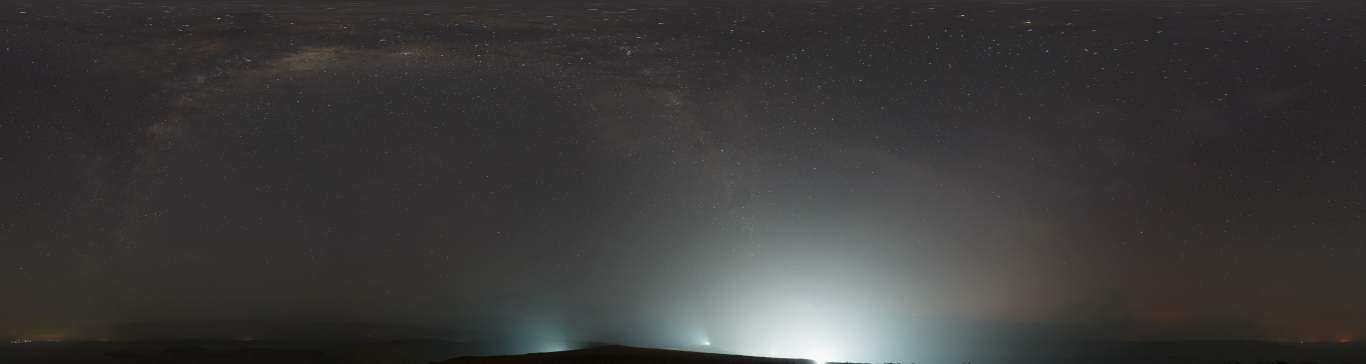
#> input picture source/blender/assets/yas_night/sky_night_4k.webp, 4096 x 1092 px (shown at 1/3 size)
$ python marina_sky.py ../blender/assets/yas_night/sky_night_2k.webp ../blender/assets/yas_night/sky_night_4k.webp ../blender/assets/yas_night/sky_night_4k.webp
#> lines starting #> are read from the running program, lines starting #| are printed output that depends on the picture; after the words box and inside, x2 and y2 are one past the last pixel; in counts of white or black regions, pixels touching at a corner belong together; long printed decimals are rounded
# -*- coding: utf-8 -*-
"""Ciel de nuit de Marina Bay : sky.json + sky_4k.webp + sky_2k.webp au format de source/game/src/render/skydome.ts.

Base : un vrai ciel nocturne HDRI libre de droits (Poly Haven « Moonless Golf », CC0, exemple de three.js : Voie lactée et dégradé de pollution
lumineuse), dont on garde l'hémisphère supérieur ; la ligne d'horizon (arbres, lampes du golf) est remplacée par le halo de la ville.
Étoiles nettes ajoutées en 4096 px (le HDRI ne fait que 1024 px). Sans fichier HDRI (hors ligne) : ciel entièrement procédural.
Encodage (comme tools/make_sky.py) : e = x/(1+x), x = L/scale ; le jeu décode L = e/(1-e)·scale·intensité. La lune est le disque analytique du
dôme (même direction que la lumière directionnelle du jeu).
"""
import json, math, os
import numpy as np
import cv2
from PIL import Image

W_OUT = 4096                       # largeur de l'équirectangulaire ; hauteur complète = W/2 ; on garde l'hémisphère haut + 6° sous l'horizon
H_FULL = W_OUT // 2
ROWS = int(H_FULL / 2 + H_FULL * 6 / 180)      # 1092
SCALE = 0.02                       # radiance maximale décodable ≈ 0,996/0,004 × SCALE ≈ 5
K_HDR = 0.08                       # HDRI (unités brutes) → radiance de nuit
MOON_ELEV = 55.0                   # élévation de la lune (= de la lumière directionnelle), degrés
MOON_U = 0.30


def read_hdr(path):
    im = cv2.imread(path, cv2.IMREAD_ANYDEPTH | cv2.IMREAD_COLOR)
    if im is None:
        raise ValueError('HDRI illisible : ' + path)
    return im[..., ::-1].astype(np.float32)


def elev_of_rows(n):
    return 90.0 - (np.arange(n) + 0.5) / H_FULL * 180.0


def procedural_base(rng):
    """ciel de nuit sans photo : dégradé bleu nuit, bande de Voie lactée floue (hémisphère haut), unités du HDRI brut"""
    H, W = 273, 1024
    el = 90 - (np.arange(H) + 0.5) / 512 * 180
    u = (np.arange(W) + 0.5) / W
    E, U = np.meshgrid(el, u, indexing='ij')
    L = 0.05 + 0.12 * np.exp(-np.maximum(E, 0) / 25.0)
    band = np.exp(-((E - 35 * np.sin(2 * np.pi * U * 1.0 + 0.8)) / 14.0) ** 2)
    L = L + 0.05 * band * (0.6 + 0.4 * rng.random((H, W)))
    rgb = np.stack([L * 0.78, L * 0.9, L * 1.25], -1).astype(np.float32)
    return rgb


def wrap_blur(a, sigma):
    """flou gaussien le long de l'azimut (axe 0), bouclé"""
    n = len(a)
    w = np.concatenate([a, a, a])
    w = cv2.GaussianBlur(w.reshape(len(w), 1, -1).astype(np.float32), (1, 0), sigmaX=0.01, sigmaY=sigma).reshape(len(w), -1)
    return w[n:2 * n]


def horizon_glow(base, el_rows, rng):
    """remplace les rangées basses (arbres jusqu'à ~14°, lampes du golf) par le halo de la ville : on prolonge le ciel propre
    (16-20°) vers l'horizon en gardant la variation d'azimut du HDRI, teinte chaude près de l'horizon"""
    H, W, _ = base.shape
    sel = (el_rows >= 16.5) & (el_rows <= 20.0)
    anchor = wrap_blur(base[sel].mean(0), W * 0.02)                      # (W, 3)
    g = np.maximum(el_rows, 0.0)
    f = np.exp((18.0 - g) / 10.0)                                        # ×6 à l'horizon
    syn = anchor[None, :, :] * f[:, None, None]
    lumv = np.array([0.2126, 0.7152, 0.0722], np.float32)
    warm = np.array([1.0, 0.74, 0.46], np.float32)
    w = np.exp(-g / 9.0)[:, None, None]
    lum = (syn @ lumv)[..., None]
    syn = syn * (1 - 0.6 * w) + lum * warm[None, None, :] / float(warm @ lumv) * 0.6 * w
    syn = syn * np.where(el_rows < 0, np.clip(1 + el_rows / 10.0, 0.3, 1.0), 1.0)[:, None, None]
    t = np.clip((el_rows - 17.0) / 6.0, 0, 1)[:, None, None]
    t = t * t * (3 - 2 * t)
    return syn * (1 - t) + base * t


def add_stars(L, rng, el_rows):
    """étoiles nettes (PSF gaussienne ~0,8 px), couleur selon la température, éteintes vers l'horizon et par le halo de la ville"""
    H, W, _ = L.shape
    n = 9000
    el = np.degrees(np.arcsin(rng.random(n)))                            # uniforme en angle solide sur l'hémisphère haut
    az = rng.random(n)
    mag = np.clip(5.6 + np.log10(rng.random(n) + 1e-9) / 0.45, -1.0, 5.6)
    flux = 10 ** (-0.4 * mag)                                           # 1 pour la magnitude 0
    vis = np.clip((el - 2.0) / 28.0, 0, 1) ** 1.2
    # limite de visibilité : la pollution lumineuse masque les étoiles faibles (magnitude limite 3,6 au zénith → 1,5 près de l'horizon)
    mag_lim = 1.5 + 2.1 * vis
    keep = (mag < mag_lim) & (el > 1.0)
    el, az, flux, mag = el[keep], az[keep], flux[keep], mag[keep]
    temp = rng.random(len(el))
    col = np.stack([0.75 + 0.25 * temp, 0.85 + 0.0 * temp, 1.0 - 0.35 * temp], 1).astype(np.float32)
    rows = (90 - el) / 180 * H_FULL; cols = az * W
    amp = flux * 2.0                                                     # radiance de crête (unités finales, avant échelle)
    out = L.copy()
    sig = 0.8
    for r0, c0, a, cl, m, e0 in zip(rows, cols, amp, col, mag, el):
        if r0 >= H - 2:
            continue
        stretch = 1.0 / max(math.cos(math.radians(e0)), 0.18)           # étirement équirectangulaire près du zénith
        sx = sig * stretch
        rad = int(min(10, math.ceil(3 * sx)))
        r_i, c_i = int(r0), int(c0)
        rr = np.arange(max(0, r_i - 3), min(H, r_i + 4)); cc = np.arange(c_i - rad, c_i + rad + 1)
        g = np.exp(-(((rr[:, None] + 0.5 - r0) / sig) ** 2 + ((cc[None, :] + 0.5 - c0) / sx) ** 2) / 2)
        cwrap = cc % W
        out[rr[:, None], cwrap[None, :], :] += (a * g)[:, :, None] * cl[None, None, :]
        if m < 1.6:                                                      # halo des plus brillantes
            rr2 = np.arange(max(0, r_i - 6), min(H, r_i + 7)); rad2 = int(min(16, math.ceil(6 * stretch)))
            cc2 = np.arange(c_i - rad2, c_i + rad2 + 1)
            g2 = np.exp(-(((rr2[:, None] + 0.5 - r0) / 2.2) ** 2 + ((cc2[None, :] + 0.5 - c0) / (2.2 * stretch)) ** 2) / 2)
            out[rr2[:, None], (cc2 % W)[None, :], :] += (a * 0.10 * g2)[:, :, None] * cl[None, None, :]
    return out


def build_sky(outdir, hdr_path=None, log=print, seed=11, preview=None):
#> called with seed = 11
    rng = np.random.default_rng(seed)
    os.makedirs(outdir, exist_ok=True)
    src = 'procédural'
    base = None
    if hdr_path and os.path.isfile(hdr_path):
        try:
            hdr = read_hdr(hdr_path)
#> in read_hdr, im is the input picture: shape (1092, 4096, 3); mean B, G, R 57.6, 58.1, 59.3
            Hh, Wh, _ = hdr.shape
#> Hh = 1092; Wh = 4096
            rows = int(Hh / 2 + Hh * 6 / 180)
#> rows = 582
            crop = hdr[:rows]
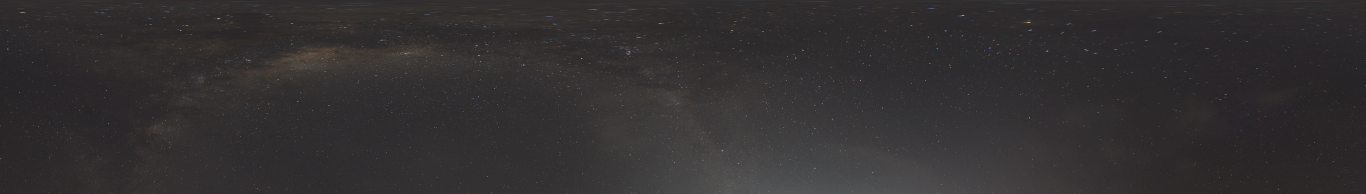
#> crop: shape (582, 4096, 3) float32 (shown at 1/3 size); mean R, G, B 50.7, 48.1, 48.9
            base = crop; src = 'Poly Haven moonless_golf (CC0) + étoiles procédurales'
            log('HDRI de nuit lu : %dx%d' % (Wh, Hh))
#| HDRI de nuit lu : 4096x1092
        except Exception as e:                                           # noqa: BLE001
            log('HDRI illisible (%s) : ciel procédural' % e)
    if base is None:
        base = procedural_base(rng)
    # ramener la base à la grille de sortie (4096 × ROWS) : agrandissement bicubique, lampes écrêtées
    base = np.minimum(base, 1.5)
#> base: shape (582, 4096, 3) float32; every value is 1.5
    L = cv2.resize(base, (W_OUT, ROWS), interpolation=cv2.INTER_CUBIC)
    L = np.maximum(L, 0)
    L = cv2.GaussianBlur(L, (0, 0), sigmaX=1.2)
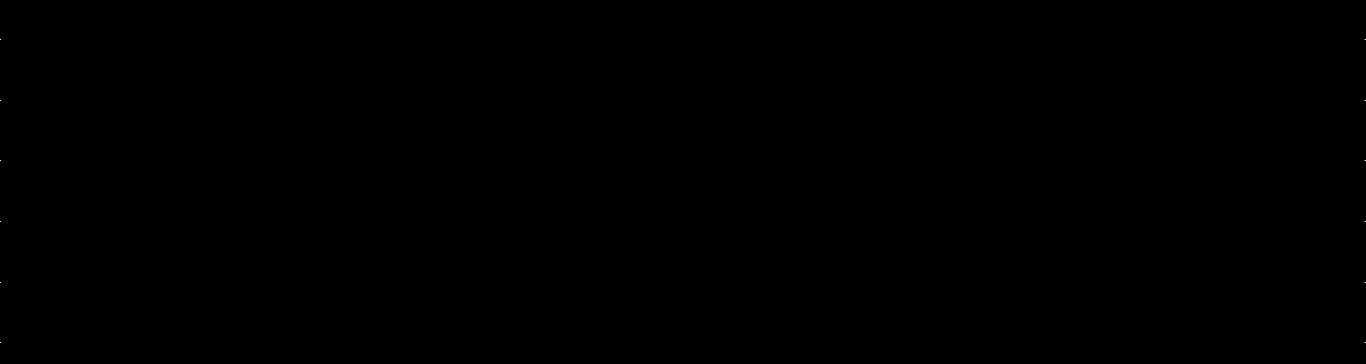
#> L: shape (1092, 4096, 3) float32 (shown at 1/3 size); values 1.5 (black) and 1.5 (white), 0% white in thin lines or dots, all inside (x1, y1, x2, y2) = (0, 118, 4096, 1029)
    el_rows = elev_of_rows(ROWS)
    L = horizon_glow(L, el_rows, rng)
#> in wrap_blur, `n = len(a)`: n = 4096
#> in horizon_glow, `syn = syn * np.where(el_rows < 0, np.clip(1 + el_rows / 10.0, 0.3, 1.0..`:
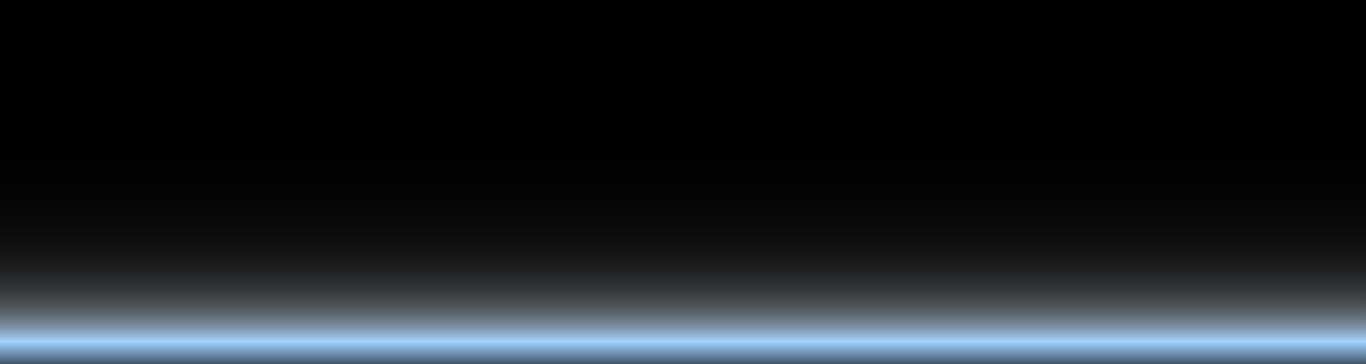
#> syn: shape (1092, 4096, 3) float64 (shown at 1/3 size); mean of channels 0, 1, 2 1.49, 1.32, 1.14; drawn with min black and max white
#> in horizon_glow, `return syn * (1 - t) + base * t`:
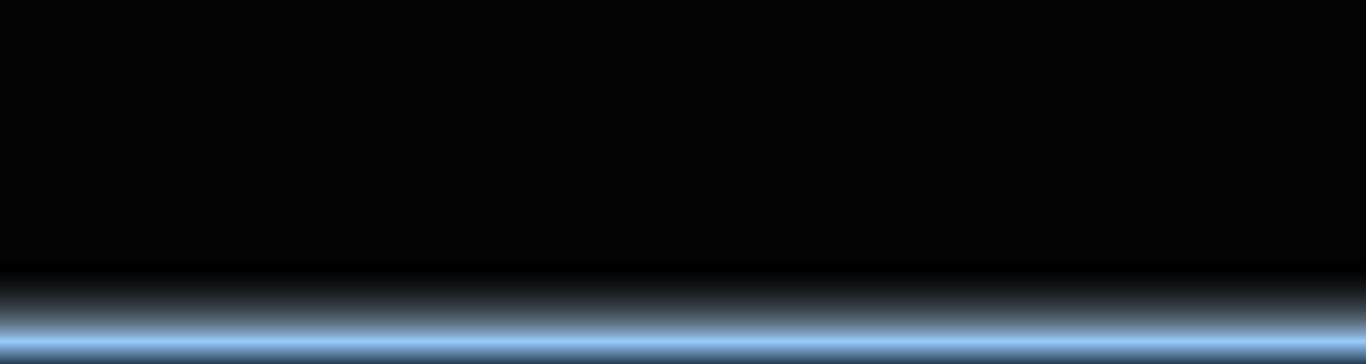
#> returned value: shape (1092, 4096, 3) float64 (shown at 1/3 size); mean of channels 0, 1, 2 2.45, 2.28, 2.1; drawn with min black and max white
    L = L * K_HDR
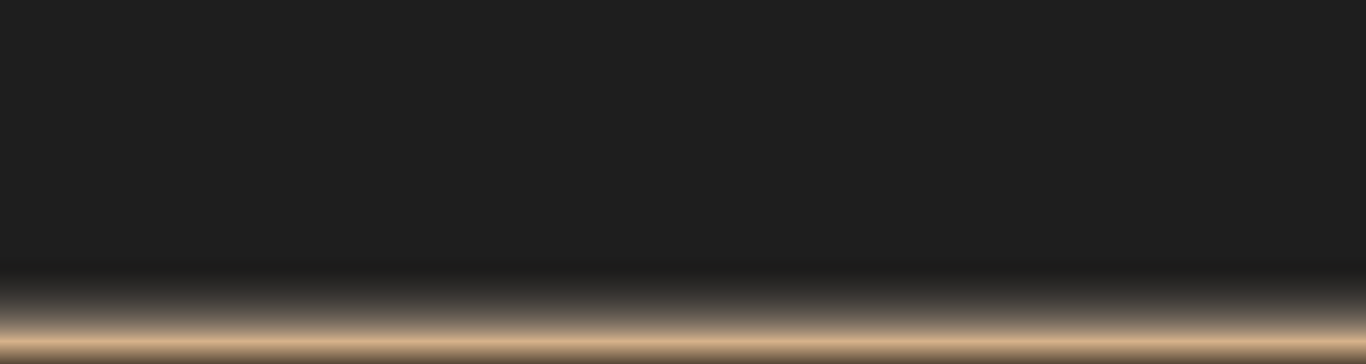
#> L: shape (1092, 4096, 3) float64 (shown at 1/3 size); mean R, G, B 0.196, 0.183, 0.168
    L = add_stars(L, rng, el_rows)
#> after the loop in add_stars, `for r0, c0, a, cl, m, e0 in zip(rows, cols, amp, col, mag, el):`:
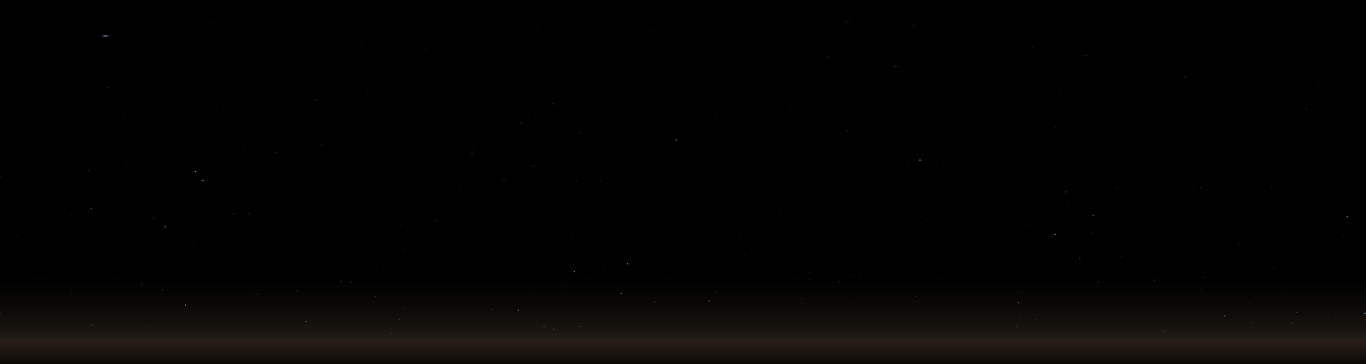
#> out: shape (1092, 4096, 3) float64 (shown at 1/3 size); mean R, G, B 0.197, 0.183, 0.169; drawn with min black and max white
    # encodage
    x = np.clip(L / SCALE, 0, None)
    e = x / (1 + x)
    dither = (rng.random(e.shape) - 0.5) / 255.0                         # évite les bandes dans le dégradé sombre
    e8 = np.clip(np.rint((e + dither) * 255), 0, 255).astype(np.uint8)
    Image.fromarray(e8, 'RGB').save(os.path.join(outdir, 'sky_4k.webp'), 'WEBP', quality=96, method=6)
    e2 = cv2.resize(e8, (W_OUT // 2, ROWS // 2), interpolation=cv2.INTER_AREA)
    Image.fromarray(e2, 'RGB').save(os.path.join(outdir, 'sky_2k.webp'), 'WEBP', quality=95, method=6)
    # méta : horizon = radiance moyenne juste au-dessus de l'horizon (couleur du brouillard) ; lune = direction de la lumière directionnelle
    h0 = np.argmin(np.abs(el_rows - 0.0))
    hz = (np.clip(L[h0 - 22:h0], 0, None)).reshape(-1, 3).mean(0)
    meta = dict(scale=SCALE, encode='x/(1+x), L=S*x', vMax=ROWS / H_FULL,
                sun=dict(u=MOON_U, v=(90 - MOON_ELEV) / 180, elev=MOON_ELEV),
                horizon=[round(float(v), 5) for v in hz], src=src)
    with open(os.path.join(outdir, 'sky.json'), 'w') as f:
        json.dump(meta, f, indent=1)
    log('ciel : %s, horizon %s, %s' % (src, meta['horizon'], ', '.join('%s %.0f Ko' % (n, os.path.getsize(os.path.join(outdir, n)) / 1024) for n in ('sky_4k.webp', 'sky_2k.webp'))))
#| ciel : Poly Haven moonless_golf (CC0) + étoiles procédurales, horizon [0.7562, 0.6385, 0.5117], sky_4k.webp 33 Ko, sky_2k.webp 11 Ko
    if preview:
        d = e / (1 - np.minimum(e, 0.996)) * SCALE
        v = np.clip(d * 0.85 * 6.0, 0, 1) ** (1 / 2.2)
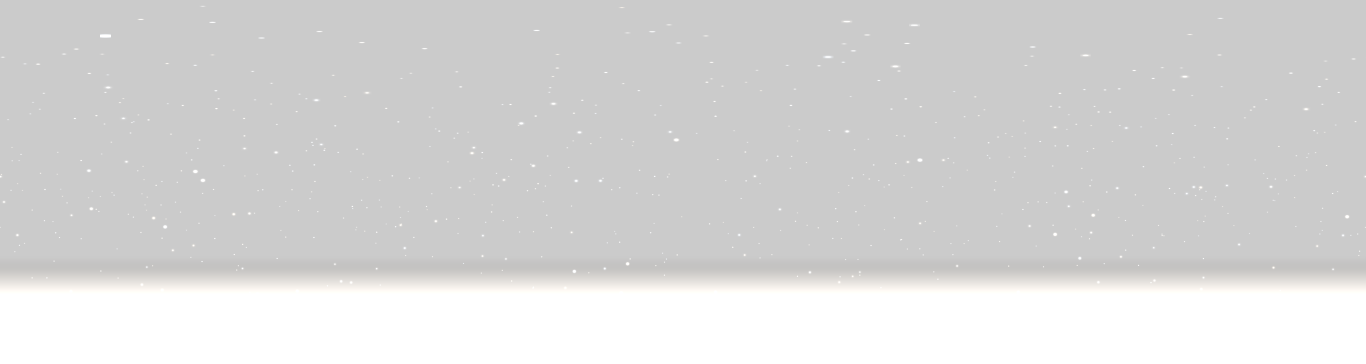
#> v: shape (1092, 4096, 3) float64 (shown at 1/3 size); mean R, G, B 0.845, 0.844, 0.843
        cv2.imwrite(preview, (v[..., ::-1] * 255).astype(np.uint8))
    return meta


if __name__ == '__main__':
    import sys
    build_sky(sys.argv[1], sys.argv[2] if len(sys.argv) > 2 else None, preview=sys.argv[3] if len(sys.argv) > 3 else None)
